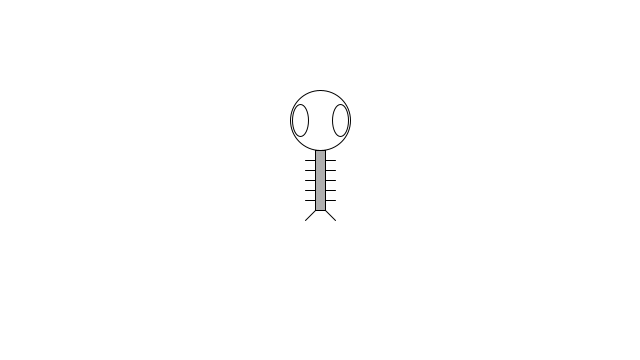
Frame 1 (no input)
Frame 60 (the mouse pressed at the canvas centre just before this capture): identical to frame 1, image omitted
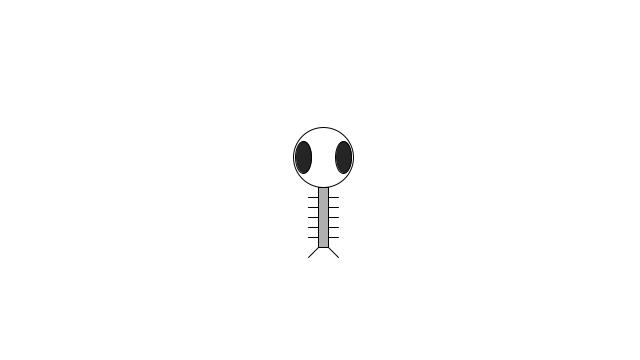
Frame 120 (the mouse held since frame 60 and released just before this capture)

The Processing sketch that drew these frames (run headless with seeded random() and noise(); from frame 60 on, the mouse is pressed at the canvas centre):

// Processing sketch: example_7_5_zoog_functions
// ── example_7_5_zoog_functions.pde
// Learning Processing
// Daniel Shiffman
// http://www.learningprocessing.com

// Example 7-5: Zoog with functions

float x = 320;
float y = 180;
float w = 60;
float h = 60;
float eyeSize = 16;

void setup() {
  size(640,360);
}

void draw() {
  background(255); // Draw a black background
  
  // mouseX position determines speed factor for moveZoog function
  float factor = constrain(mouseX/10,0,5);

  // The code for changing the variables associated with Zoog and displaying Zoog is moved outside of draw() and into functions called here. 
  // The functions are given arguments, such as “Jiggle Zoog by the following factor” and “draw Zoog with the following eye color.
  jiggleZoog(factor);
  // pass in a color to drawZoog
  // function for eye's color
  float d = dist(x,y,mouseX,mouseY);
  color c = color(d);
  drawZoog(c);
}

void jiggleZoog(float speed) {
  // Change the x and y location of Zoog randomly
  x = x + random( - 1,1)*speed;
  y = y + random( - 1,1)*speed;
  // Constrain Zoog to window
  x = constrain(x,0,width);
  y = constrain(y,0,height);
}

void drawZoog(color eyeColor) {
  // Set ellipses and rects to CENTER mode
  ellipseMode(CENTER);
  rectMode(CENTER);
  // Draw Zoog's arms with a for loop
  for (float i = y - h/3; i < y + h/2; i += 10) {
    stroke(0);
    line(x - w/4,i,x + w/4,i);
  }
  // Draw Zoog's body
  stroke(0);
  fill(175);
  rect(x,y,w/6,h);
  // Draw Zoog's head
  stroke(0);
  fill(255);
  ellipse(x,y - h,w,h);
  // Draw Zoog's eyes
  fill(eyeColor);
  ellipse(x - w/3,y - h,eyeSize,eyeSize*2);
  ellipse(x + w/3,y - h,eyeSize,eyeSize*2);
  // Draw Zoog's legs
  stroke(0);
  line(x - w/12,y + h/2,x - w/4,y + h/2 + 10);
  line(x + w/12,y + h/2,x + w/4,y + h/2 + 10);
}
